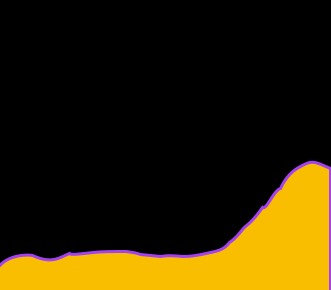
Frame 1 (no input)
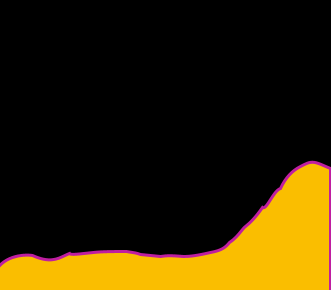
Frame 60 (the mouse pressed at the canvas centre just before this capture)
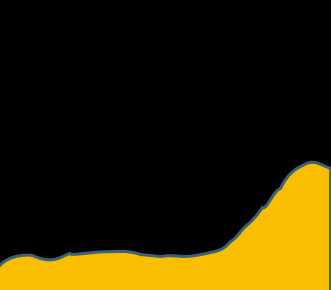
Frame 120 (the mouse held since frame 60 and released just before this capture)

The Processing sketch that drew these frames (run headless with seeded random() and noise(); from frame 60 on, the mouse is pressed at the canvas centre):

// Processing sketch: processing_75093
// ── processing_75093.pde

void setup()
{
  //background(0);
  size(331,290);
  smooth();
  noFill();
  frameRate(5);//entre parentesis el numero de veces que lo quiero ver por segundo
}
void draw()
{
  beginShape();
     background(0);
        strokeWeight(3);
            stroke(random(0,255),random(0,255),random(0,255));//aleatorio el color
vertex(0,330);
fill(250,190,0);
bezierVertex(-30,256,20,253,32,255);
bezierVertex(52,264,59,257,69,253);
bezierVertex(70,255,82,253,93,252);
bezierVertex(101,251,116,251,126,251);
bezierVertex(131,252,135,252,140,254);
bezierVertex(140,254,150,255,160,256);
bezierVertex(167,255,170,255,183,256);
bezierVertex(190,256,197,255,210,252);
bezierVertex(221,250,225,247,229,242);
bezierVertex(237,237,242,228,245,226);
bezierVertex(250,222,255,217,262,207);
bezierVertex(266,210,273,190,280,188);
bezierVertex(285,177,292,170,300,166);
bezierVertex(306,163,310,160,318,163);
bezierVertex(321,164,325,166,330,168);
vertex(330,330);

endShape(CLOSE);
}
